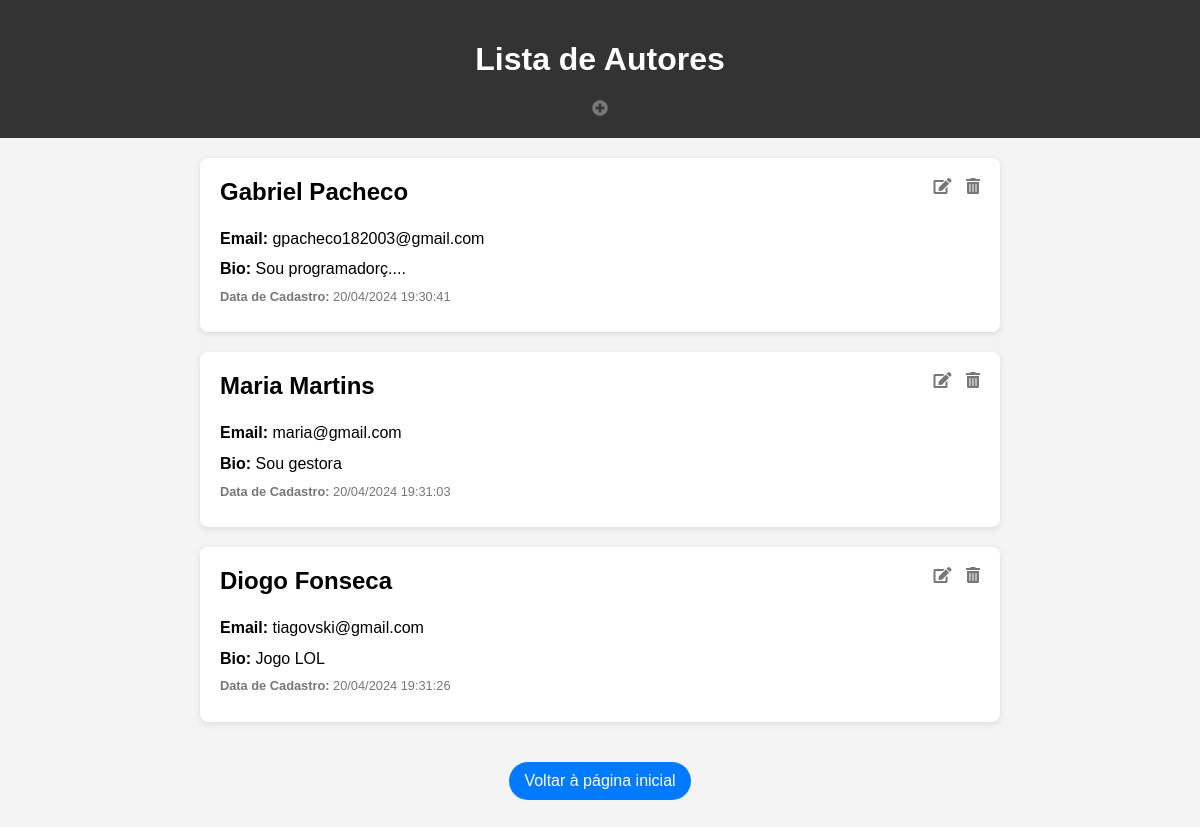
The app's page /Artigos/lista_autor/ with its own data.
### Artigos/models.py (models this page shows, shortened)
class Autor(models.Model):
    autor_id = models.AutoField(primary_key=True)
    nome = models.CharField(max_length=100)
    email = models.EmailField(max_length=100)
    bio = models.TextField(blank=True, null=True)
    data_cadastro = models.DateTimeField(auto_now_add=True)

### Artigos/views.py (the view)
# urls.py: path('lista_autor/', views.lista_autor_view, name='lista_autor'),
def lista_autor_view(request):
    autores = Autor.objects.all()
    return render(request, "artigos/lista_autor.html", {'autores':autores})

### Artigos/templates/artigos/lista_autor.html (shortened to what this page needs)
<!DOCTYPE html>
<html lang="en">
<head>
    <link rel="stylesheet" href="https://cdnjs.cloudflare.com/ajax/libs/font-awesome/5.15.4/css/all.min.css">
</head>
<body>
    <header>
        <h1>Lista de Autores</h1>
        <a href="{% url 'Artigos:criar_autor' %}" class="edit_user">
            <i class="fas fa-plus-circle"></i>
        </a>
    </header>
    <div class="container">
        {% for autor in autores %}
        <div class="author">
            <h2>{{ autor.nome }}</h2>
            <p><strong>Email:</strong> {{ autor.email }}</p>
            <p><strong>Bio:</strong> {{ autor.bio }}</p>
            <p class="author-meta"><strong>Data de Cadastro:</strong> {{ autor.data_cadastro|date:"d/m/Y H:i:s" }}</p>
            <div class="action-icons">
                <a href="{% url 'Artigos:autor_editar' autor.autor_id %}"><i class="fas fa-edit"></i></a>
                <a href="{% url 'Artigos:autor_remover' autor.autor_id %}"><i class="fas fa-trash-alt"></i></a>
            </div>
        </div>
        {% endfor %}
    </div>
    <div class="back-link">
        <a href="{% url 'Artigos:lista' %}">Voltar à página inicial</a>
    </div>
</body>
</html>

### Artigos/templates/artigos/lista_autor.html (style rules this page uses)
body { font-family: Arial, sans-serif; margin: 0; padding: 0; background-color: #f4f4f4; }
header { background-color: #333; color: #fff; padding: 20px; text-align: center; position: relative; }
.container { max-width: 800px; margin: 20px auto; padding: 0 20px; }
.author { background-color: #fff; padding: 20px; border-radius: 8px; box-shadow: 0 2px 6px rgba(0, 0, 0, 0.1); margin-bottom: 20px; position: relative; }
.author h2 { margin-top: 0; }
.author p { margin: 5px 0; line-height: 1.6; }
.author-meta { font-size: 0.8em; color: #777; }
.back-link { margin: 40px 0; text-align: center; }
.back-link a { display: inline-block; padding: 10px 15px; border-radius: 25px; background-color: #007bff; color: #fff; text-decoration: none; cursor: pointer; transition: background-color 0.3s ease; }
.action-icons { position: absolute; top: 20px; right: 20px; }
.action-icons a { color: #777; margin-left: 10px; transition: color 0.3s ease; }
.edit_user { color: #777; text-decoration: none; font-weight: bold; }

### records on screen
Autor: nome "Gabriel Pacheco", email "gpacheco182003@gmail.com", bio "Sou programadorç....", data_cadastro "20/04/2024 19:30:41"
Autor: nome "Maria Martins", email "maria@gmail.com", bio "Sou gestora", data_cadastro "20/04/2024 19:31:03"
Autor: nome "Diogo Fonseca", email "tiagovski@gmail.com", bio "Jogo LOL", data_cadastro "20/04/2024 19:31:26"
